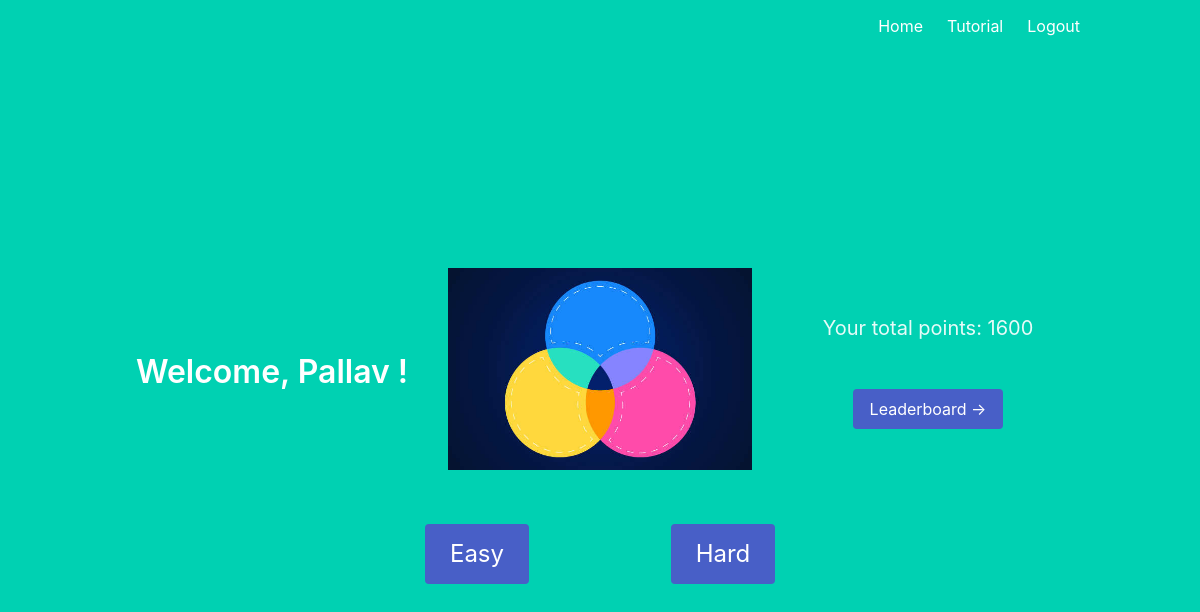
The page /home (signed in) on the database as committed earlier.
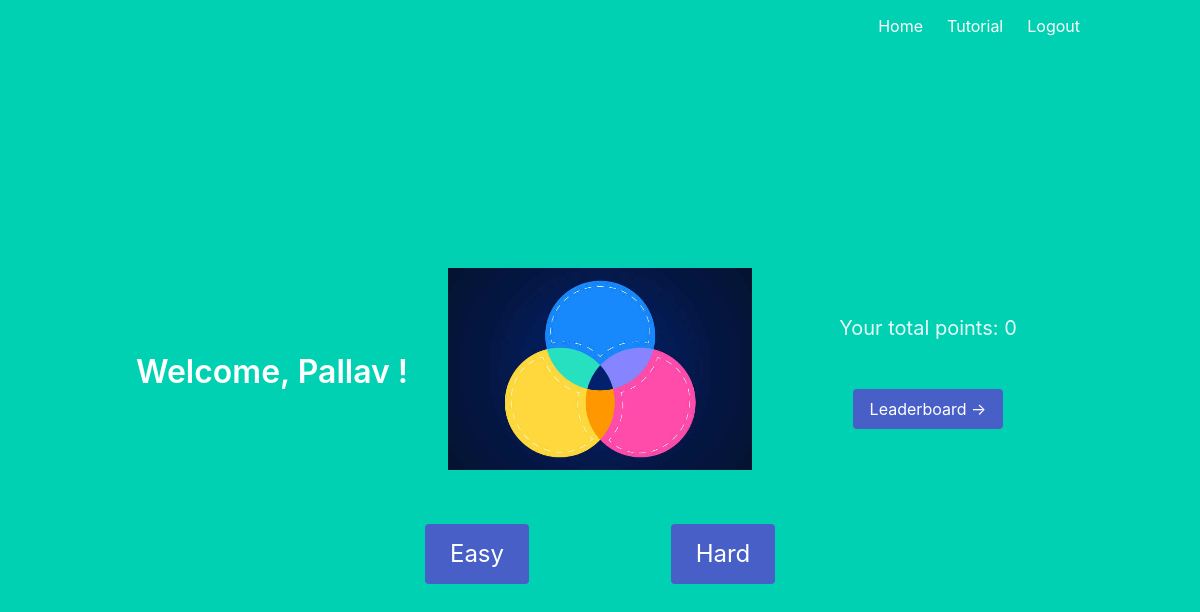
The same page on the database as committed later.
### models.py (models this page shows)
class User(UserMixin, db.Model):
    id = db.Column(db.Integer, primary_key = True)
    email = db.Column(db.String(100), unique=True)
    password = db.Column(db.String(100))
    name = db.Column(db.String(1000))
    points = db.Column(db.Integer, default=0)
    teacher = db.Column(db.Integer, default=0)

### main.py (the view)
@main.route('/home')
@login_required
def home():
    if current_user.teacher == 0:
        return render_template('home.html', name=current_user.name, points=current_user.points)
    elif current_user.teacher == 1:
        return render_template('teacherHome.html', name=current_user.name)
    elif current_user.teacher == 2:
        return render_template('adminHome.html', name=current_user.name)
    else:
        return ""

### templates/home.html
{% extends "base.html" %}
{% block content %}
<div class="columns is-vcentered">
  <div class="column">
    <h1 class="title">
      Welcome, {{ name }}!
    </h1>
  </div>
  <div class="column" height="300"><img src="/static/logo.jpg"></div>
  <div class="column">
    <h3 class="subtitle">
      Your total points: {{ points }}
    </h3>
    <br>
    <a href="{{url_for('main.leaderboard') }}" class="button is-link">Leaderboard -></a>
  </div>
</div>
<br>
<div class="columns">
  <div class="column is-one-fifths"></div>
  <div class="column"><a href="{{url_for('main.easyQuestions')}}" class="button is-link is-large">Easy</a></div>
  <div class="column"><a href="{{url_for('main.hardQuestions')}}" class="button is-link is-large">Hard</a></div>
  <div class="column is-one-fifths"></div>
</div>
{% endblock %}

Rows that differ between the two databases and show on the page:
changed User "Pallav": points "1600" → (not shown)
Other text that changed with them:
{{ points }}: (not shown) → "0"
